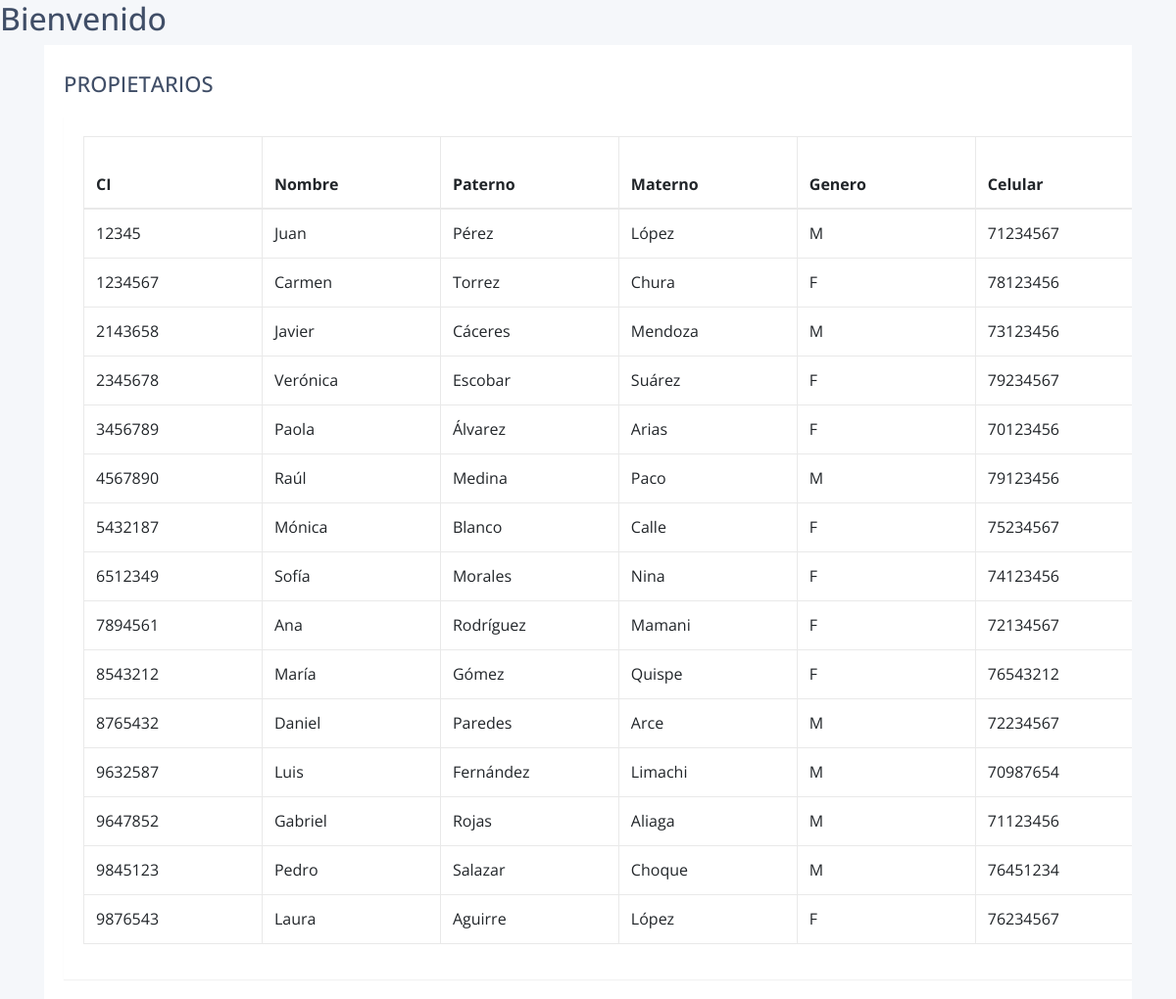
Screenshot of /administrador.php with the database file from the repository.
### tables this page shows
CREATE TABLE PROPIETARIO (
    CI VARCHAR(20) PRIMARY KEY,
    NOMBRE VARCHAR(50) NOT NULL,
    PATERNO VARCHAR(50) NOT NULL,
    MATERNO VARCHAR(50),
    GENERO CHAR(1) NOT NULL,
    CELULAR VARCHAR(15),
    EMAIL VARCHAR(100),
    NACIONALIDAD VARCHAR(50),
    FECHA_NACI DATE
);

### administrador.php (the view, shortened to what this page needs)
<?php
include 'conexion.php';
?>
<!DOCTYPE html>
<html lang="en">
<head>
<link rel="stylesheet" href="https://stackpath.bootstrapcdn.com/bootstrap/4.5.0/css/bootstrap.min.css">
<link rel="stylesheet" href="https://maxcdn.bootstrapcdn.com/font-awesome/4.7.0/css/font-awesome.min.css">
<link rel="stylesheet" type="text/css" href="css/estiloTablaAdministrador.css">
</head>
<body>
<?php
$sql = "SELECT CI, NOMBRE, PATERNO, MATERNO, GENERO, CELULAR, EMAIL, NACIONALIDAD, FECHA_NACI FROM PROPIETARIO";
$result = $con->query($sql);
?>
<h2>Bienvenido</h2>
<div class="container-lg">
    <div class="table-responsive">
        <div class="table-wrapper">
            <div class="table-title">
                <div class="row">
                    <div class="col-sm-8"><h2>PROPIETARIOS</b></h2></div>
                </div>
            </div>
            <div class="table-wrapper">
            <table class="table table-bordered">
                <thead>
                    <tr>
                        <th>CI</th>
                        <th>Nombre</th>
                        <th>Paterno</th>
                        <th>Materno</th>
                        <th>Genero</th>
                        <th>Celular</th>
                    </tr>
                </thead>
                <tbody>
            	<?php
		        if ($result->num_rows > 0) {
		            while($row = $result->fetch_assoc()) {
		                echo "<tr>";
		                echo "<td>" . $row["CI"] . "</td>";
		                echo "<td>" . $row["NOMBRE"] . "</td>";
		                echo "<td>" . $row["PATERNO"] . "</td>";
		                echo "<td>" . $row["MATERNO"] . "</td>";
		                echo "<td>" . $row["GENERO"] . "</td>";
		                echo "<td>" . $row["CELULAR"] . "</td>";
		            }
		        } else {
		            echo "<tr><td colspan='9'>No hay propietarios registrados.</td></tr>";
		        }
		        ?>
                </tbody>
            </table>
            </div>
        </div>
    </div>
</div>
</body>
</html>

### estiloTablaAdministrador.css (style rules this page uses)
body { width: 100%; color: #404E67; background: #F5F7FA; font-family: 'Open Sans', sans-serif; }
.table-wrapper { width: 1800px; margin: auto auto; background: #fff; padding: 20px; box-shadow: 0 1px 1px rgba(0,0,0,.05); }
.table-title { padding-bottom: 10px; margin: 0 0 10px; }
.table-title h2 { margin: 6px 0 0; font-size: 22px; }
table.table { table-layout: fixed; }
table.table tr th, table.table tr td { border-color: #e9e9e9; width: 150px; }

### rows the page displays
propietario: CI "12345", NOMBRE "Juan", PATERNO "Pérez", MATERNO "López", GENERO "M", CELULAR "71234567"
propietario: CI "1234567", NOMBRE "Carmen", PATERNO "Torrez", MATERNO "Chura", GENERO "F", CELULAR "78123456"
propietario: CI "2143658", NOMBRE "Javier", PATERNO "Cáceres", MATERNO "Mendoza", GENERO "M", CELULAR "73123456"
propietario: CI "2345678", NOMBRE "Verónica", PATERNO "Escobar", MATERNO "Suárez", GENERO "F", CELULAR "79234567"
propietario: CI "3456789", NOMBRE "Paola", PATERNO "Álvarez", MATERNO "Arias", GENERO "F", CELULAR "70123456"
propietario: CI "4567890", NOMBRE "Raúl", PATERNO "Medina", MATERNO "Paco", GENERO "M", CELULAR "79123456"
propietario: CI "5432187", NOMBRE "Mónica", PATERNO "Blanco", MATERNO "Calle", GENERO "F", CELULAR "75234567"
propietario: CI "6512349", NOMBRE "Sofía", PATERNO "Morales", MATERNO "Nina", GENERO "F", CELULAR "74123456"
propietario: CI "7894561", NOMBRE "Ana", PATERNO "Rodríguez", MATERNO "Mamani", GENERO "F", CELULAR "72134567"
propietario: CI "8543212", NOMBRE "María", PATERNO "Gómez", MATERNO "Quispe", GENERO "F", CELULAR "76543212"
propietario: CI "8765432", NOMBRE "Daniel", PATERNO "Paredes", MATERNO "Arce", GENERO "M", CELULAR "72234567"
propietario: CI "9632587", NOMBRE "Luis", PATERNO "Fernández", MATERNO "Limachi", GENERO "M", CELULAR "70987654"
propietario: CI "9647852", NOMBRE "Gabriel", PATERNO "Rojas", MATERNO "Aliaga", GENERO "M", CELULAR "71123456"
propietario: CI "9845123", NOMBRE "Pedro", PATERNO "Salazar", MATERNO "Choque", GENERO "M", CELULAR "76451234"
propietario: CI "9876543", NOMBRE "Laura", PATERNO "Aguirre", MATERNO "López", GENERO "F", CELULAR "76234567"
